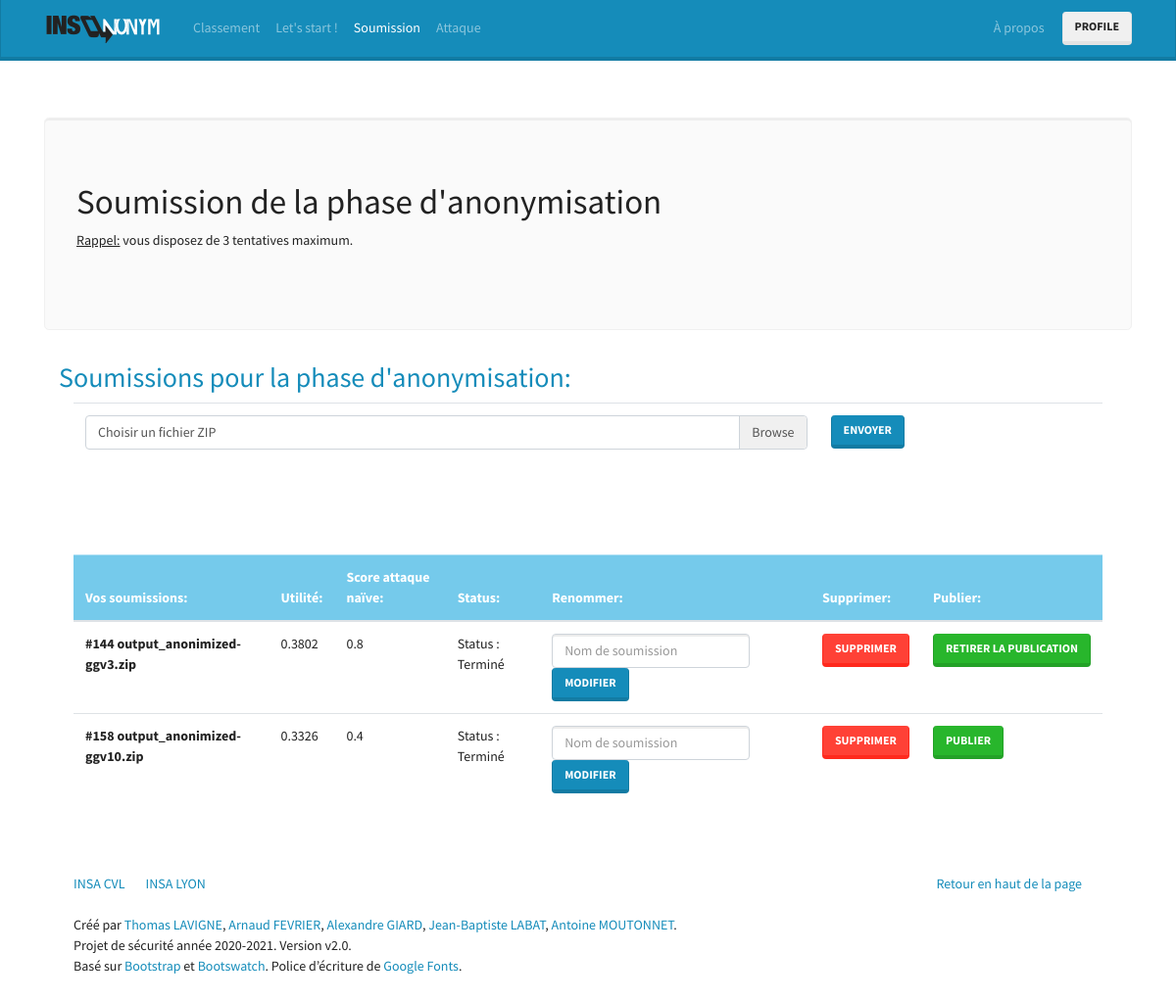
The app's page /anonymisation/submission (signed in), older data.
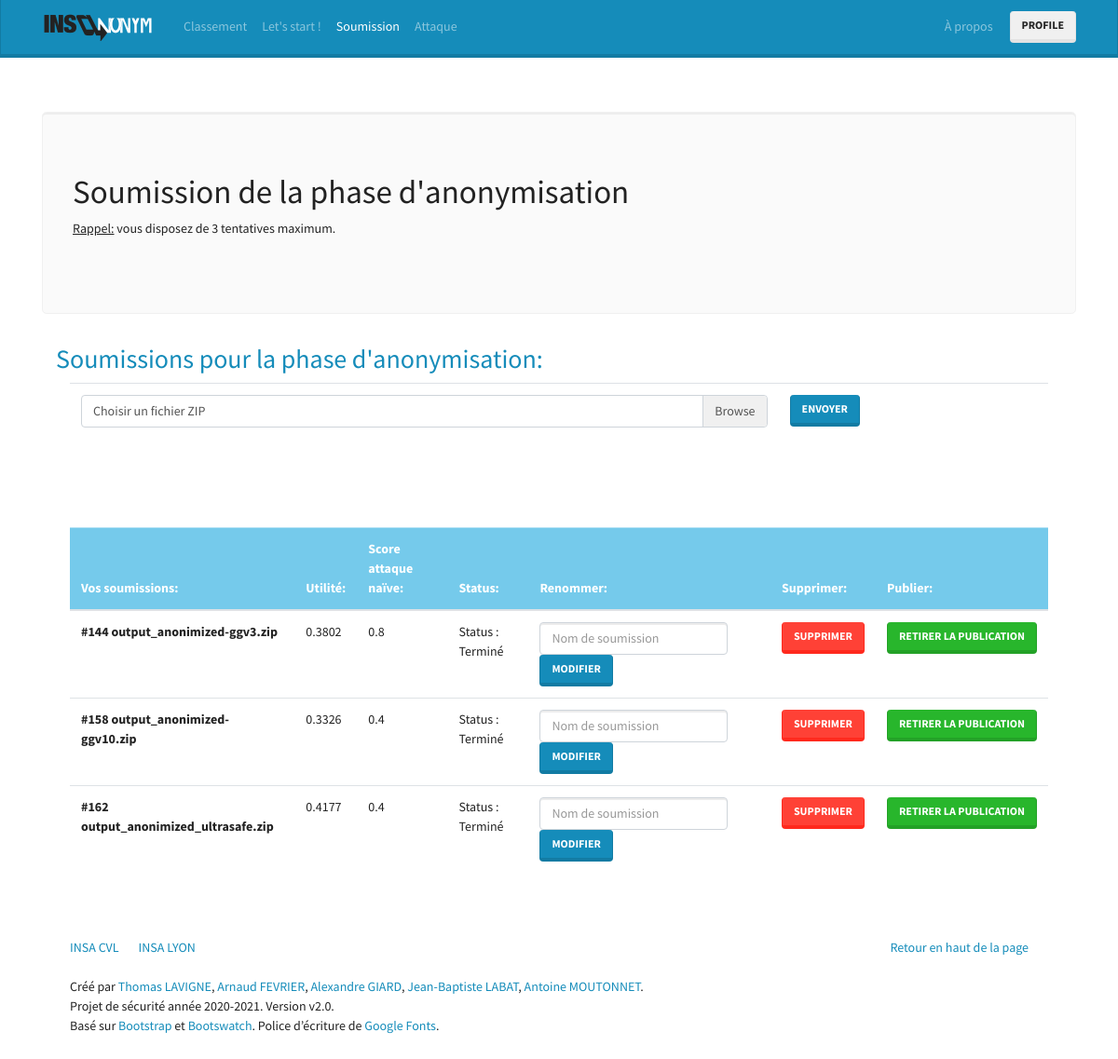
The same page, newer data.
### tables this page shows
CREATE TABLE "anonymisation" (
	"SubmissionId"	INTEGER NOT NULL UNIQUE,
	"UserId"	INTEGER NOT NULL,
	"F_file"	TEXT,
	"S_file"	TEXT,
	"utility"	REAL NOT NULL DEFAULT -2,
	"naiveAttack"	REAL NOT NULL DEFAULT -2,
	"status"	TEXT NOT NULL DEFAULT 'En cours de traitement',
	"fileLink"	TEXT NOT NULL,
	"IsPublished"	INTEGER NOT NULL DEFAULT 0, 'name' TEXT DEFAULT 'soumission',
	FOREIGN KEY("UserId") REFERENCES "user"("id") ON DELETE CASCADE,
	PRIMARY KEY("SubmissionId" AUTOINCREMENT)
);

### controllers/controller_anonymisation.php (called while the page is built, shortened)
<?php
class AnonymisationController
{
    public function submission()
    {
        $submissions = $_SESSION['user']->getSubmissions();
     $submissions = $_SESSION['user']->getSubmissions();
        require_once('views/anonymisation/submission.php');
    }
}

### index.php (called while the page is built, shortened)
<?php
require_once('routes/router.php');

### models/user.php (called while the page is built, shortened)
<?php
class User
{
    public $id;
  public function getSubmissions()
  {
      global $con;
      $list = array();
      $req = $con->query("SELECT * FROM anonymisation where UserId='$this->id'");
      foreach ($req as $result)
          $list[] = new Anonym($result['SubmissionId'],$result['fileLink'],$result['UserId'],$result['F_file'], $result['S_file'] ,$result['utility'],$result['naiveAttack'],$result['status'],$result['IsPublished'],$result['name']);
      return $list;
  }
}

### models/anonym.php (called while the page is built, shortened)
<?php
class Anonym
{
    public function __construct(
        $submissionId = false,
        $fileLink = false,
        $userId = false,
        $F_file = false,
        $S_file = false,
        $utility = false,
		$naiveAttack = false,
        $status = false,
        $isPublished = false,
        $name = false
    ) {
        $this->submissionId = $submissionId;
        $this->utility = $utility;
		$this->naiveAttack = $naiveAttack;
        $this->status = $status;
        $this->isPublished =$isPublished;
        $this->name =$name;
    }
}

### views/anonymisation/submission.php (the view, shortened to what this page needs)
<div class="jumbotron">
	<h1> Soumission de la phase d'anonymisation </h1>
	<p><u>Rappel:</u> vous disposez de 3 tentatives maximum. </p>
</div>
<div class=container>
	<div class="text-primary">
		<h2>Soumissions pour la phase d'anonymisation: </h2>
	</div>
	<div class=container>
			<table class="table">
				<tr scope="row">
					<th scope="col-8">
							<div class="custom-file" id="container">
								<label class="custom-file-label" for="customFile">Choisir un fichier ZIP</label>
							</div>
							<th scope="col-sm-4">
									<button id="uploadfiles" class="btn btn-primary "/>Envoyer</button>
							</th>
					</th>
				</tr>
			</table>
<br />
<br>
<br>
<table class="table">
  <thead class="table-info">
    <tr>
      <th scope="col">Vos soumissions:</th>
	  	<th scope="col">Utilité:</th>
		<th scope="col">Score attaque naïve:</th>
	  	<th scope="col">Status:</th>
                <th scope="col">Renommer:</th>
		<th scope="col">Supprimer:</th>
		<th scope="col">Publier:</th>
    </tr>
  </thead>
  <tbody>
		<?php foreach($submissions as $submission): ?>
					<tr>
					<th scope="row">#<?=$submission->submissionId ?> <?=$submission->name ?></th>
						<td> <?=round($submission->utility,4)?> </td>
						<td> <?=round($submission->naiveAttack,4)?>  </td>
						<td> Status : <?= $submission->status?>  </td>
                                                <td>
                                                    <form method="post" class="form-inline">
                                                        <input class="form-control mr-sm-2" name="newName" placeholder="Nom de soumission">
                                                        <button type="submit" class="btn btn-primary">Modifier</button>
                                                    </form>
                                                </td>
						<td>
							<form method="post">
								<input type="submit" name="submit" value="Supprimer" class="btn btn-danger">
							</form>
				  	        </td>
					<?php
					if($submission->naiveAttack >= 0){
					if($submission->isPublished==0){
							echo'<th scope="col-8">';
							echo'<form method="post">';
								echo'<input type="submit" name="submit" value="Publier" class="btn btn-success">';
								echo'	</form>';
								echo'</th>';
						}else{
							echo'<th scope="col-8">';
							echo'<form method="post">';
								echo'<input type="submit" name="submit" value="Retirer la publication" class="btn btn-success">';
								echo'	</form>';
								echo'</th>';
						}
					}
					?>
				</tr>
		<?php endforeach?>
  </tbody>
</table>

Row changes from the older to the newer data that the page shows:
changed anonymisation "output_anonimized-ggv10.zip": IsPublished 0 → 1 (drawn); submit "Publier" → "Retirer la publication"
added anonymisation: SubmissionId "162", name "output_anonimized_ultrasafe.zip", utility "0.4177", naiveAttack "0.4", status "Terminé"
